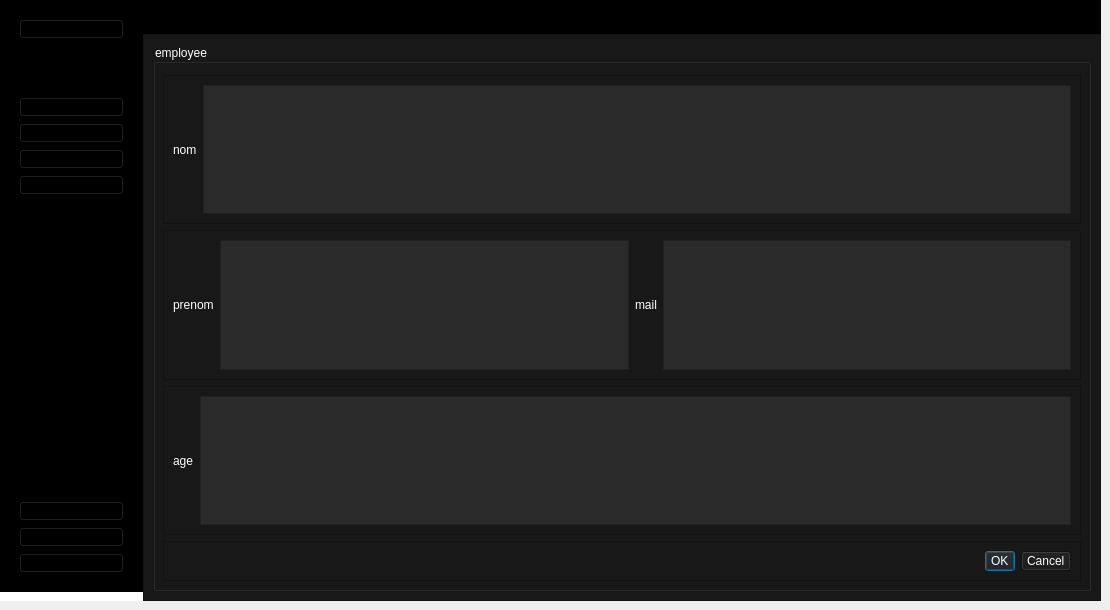
        <widget class="QWidget" name="UpdatePage_5">
         <widget class="QWidget" name="centralwidget_11">
          <property name="geometry">
           <rect>
            <x>0</x>
            <y>0</y>
            <width>1101</width>
            <height>601</height>
           </rect>
          </property>
          <property name="styleSheet">
           <string notr="true">*{
padding:0;
margin:0;
}
QPushButton{
	text-align:left;
	padding:2px 5px;
	font: 75 9pt &quot;MS Shell Dlg 2&quot;;
}
#leftMenuSubContainer QPushButton{
	text-align:left;
	padding:5px 10px;
}</string>
          </property>
          <layout class="QFormLayout" name="formLayout_25">
           <property name="horizontalSpacing">
            <number>0</number>
           </property>
           <property name="verticalSpacing">
            <number>0</number>
           </property>
           <property name="leftMargin">
            <number>0</number>
           </property>
           <property name="topMargin">
            <number>0</number>
           </property>
           <property name="rightMargin">
            <number>0</number>
           </property>
           <property name="bottomMargin">
            <number>0</number>
           </property>
           <item row="0" column="0">
            <widget class="QWidget" name="leftMenuContainer_20" native="true">
             <property name="styleSheet">
              <string notr="true">background-color:#FFF;
</string>
             </property>
             <layout class="QVBoxLayout" name="verticalLayout_105">
              <property name="leftMargin">
               <number>0</number>
              </property>
              <property name="topMargin">
               <number>0</number>
              </property>
              <property name="rightMargin">
               <number>0</number>
              </property>
              <item>
               <widget class="QWidget" name="leftMenuSubContainer_20" native="true">
                <property name="styleSheet">
                 <string notr="true">background-color:rgb(0, 0, 0);</string>
                </property>
                <layout class="QVBoxLayout" name="verticalLayout_106">
                 <item alignment="Qt::AlignTop">
                  <widget class="QFrame" name="UserSideMenu_20">
                   <property name="frameShape">
                    <enum>QFrame::StyledPanel</enum>
                   </property>
                   <property name="frameShadow">
                    <enum>QFrame::Raised</enum>
                   </property>
                   <layout class="QHBoxLayout" name="horizontalLayout_69">
                    <item>
                     <widget class="QPushButton" name="Account_20">
                      <property name="toolTip">
                       <string>User</string>
                      </property>
                      <property name="toolTipDuration">
                       <number>16</number>
                      </property>
                      <property name="text">
                       <string>My account</string>
                      </property>
                      <property name="icon">
                       <iconset>
                        <normalon>icon/user.svg</normalon>
                       </iconset>
                      </property>
                      <property name="iconSize">
                       <size>
                        <width>20</width>
                        <height>20</height>
                       </size>
                      </property>
                     </widget>
                    </item>
                   </layout>
                  </widget>
                 </item>
                 <item alignment="Qt::AlignTop">
                  <widget class="QFrame" name="MainFunctions_20">
                   <property name="sizePolicy">
                    <sizepolicy hsizetype="Preferred" vsizetype="Preferred">
                     <horstretch>0</horstretch>
                     <verstretch>0</verstretch>
                    </sizepolicy>
                   </property>
                   <property name="frameShape">
                    <enum>QFrame::StyledPanel</enum>
                   </property>
                   <property name="frameShadow">
                    <enum>QFrame::Raised</enum>
                   </property>
                   <layout class="QVBoxLayout" name="verticalLayout_107">
                    <item>
                     <widget class="QPushButton" name="HomeBtn_20">
                      <property name="toolTip">
                       <string>Home</string>
                      </property>
                      <property name="text">
                       <string>Home</string>
                      </property>
                      <property name="icon">
                       <iconset>
                        <normaloff>icon/home.svg</normaloff>
                        <normalon>icon/home.svg</normalon>icon/home.svg</iconset>
                      </property>
                      <property name="iconSize">
                       <size>
                        <width>20</width>
                        <height>20</height>
                       </size>
                      </property>
                     </widget>
                    </item>
                    <item>
                     <widget class="QPushButton" name="DataBtn_20">
                      <property name="toolTip">
                       <string>Data</string>
                      </property>
                      <property name="text">
                       <string>Data</string>
                      </property>
                      <property name="icon">
                       <iconset>
                        <normaloff>icon/database.svg</normaloff>
                        <normalon>icon/database.svg</normalon>icon/database.svg</iconset>
                      </property>
                      <property name="iconSize">
                       <size>
                        <width>20</width>
                        <height>20</height>
                       </size>
                      </property>
                     </widget>
                    </item>
                    <item>
                     <widget class="QPushButton" name="addeq_20">
                      <property name="styleSheet">
                       <string notr="true">font: 75 9pt &quot;MS Shell Dlg 2&quot;;</string>
                      </property>
                      <property name="text">
                       <string>ajouter employee</string>
                      </property>
                      <property name="icon">
                       <iconset>
                        <normaloff>icon/plus.svg</normaloff>icon/plus.svg</iconset>
                      </property>
                      <property name="iconSize">
                       <size>
                        <width>20</width>
                        <height>20</height>
                       </size>
                      </property>
                     </widget>
                    </item>
                    <item>
                     <widget class="QPushButton" name="PdfBtn_25">
                      <property name="toolTip">
                       <string>Pdf</string>
                      </property>
                      <property name="text">
                       <string>add maintenance</string>
                      </property>
                      <property name="icon">
                       <iconset>
                        <normaloff>icon/printer.svg</normaloff>
                        <normalon>icon/printer.svg</normalon>icon/printer.svg</iconset>
                      </property>
                      <property name="iconSize">
                       <size>
                        <width>20</width>
                        <height>20</height>
                       </size>
                      </property>
                     </widget>
                    </item>
                    <item>
                     <spacer name="verticalSpacer_134">
                      <property name="orientation">
                       <enum>Qt::Vertical</enum>
                      </property>
                      <property name="sizeHint" stdset="0">
                       <size>
                        <width>20</width>
                        <height>40</height>
                       </size>
                      </property>
                     </spacer>
                    </item>
                    <item>
                     <spacer name="verticalSpacer_135">
                      <property name="orientation">
                       <enum>Qt::Vertical</enum>
                      </property>
                      <property name="sizeHint" stdset="0">
                       <size>
                        <width>20</width>
                        <height>40</height>
                       </size>
                      </property>
                     </spacer>
                    </item>
                    <item>
                     <spacer name="verticalSpacer_136">
                      <property name="orientation">
                       <enum>Qt::Vertical</enum>
                      </property>
                      <property name="sizeHint" stdset="0">
                       <size>
                        <width>20</width>
                        <height>40</height>
                       </size>
                      </property>
                     </spacer>
                    </item>
                    <item>
                     <spacer name="verticalSpacer_137">
                      <property name="orientation">
                       <enum>Qt::Vertical</enum>
                      </property>
                      <property name="sizeHint" stdset="0">
                       <size>
                        <width>20</width>
                        <height>40</height>
                       </size>
                      </property>
                     </spacer>
                    </item>
                    <item>
                     <spacer name="verticalSpacer_138">
                      <property name="orientation">
                       <enum>Qt::Vertical</enum>
                      </property>
                      <property name="sizeHint" stdset="0">
                       <size>
                        <width>20</width>
                        <height>40</height>
                       </size>
                      </property>
                     </spacer>
                    </item>
                    <item>
                     <spacer name="verticalSpacer_139">
                      <property name="orientation">
                       <enum>Qt::Vertical</enum>
                      </property>
                      <property name="sizeHint" stdset="0">
                       <size>
                        <width>20</width>
                        <height>40</height>
                       </size>
                      </property>
                     </spacer>
                    </item>
                    <item>
                     <spacer name="verticalSpacer_140">
                      <property name="orientation">
                       <enum>Qt::Vertical</enum>
                      </property>
                      <property name="sizeHint" stdset="0">
                       <size>
                        <width>20</width>
                        <height>40</height>
                       </size>
                      </property>
                     </spacer>
                    </item>
                   </layout>
                  </widget>
                 </item>
                 <item alignment="Qt::AlignBottom">
                  <widget class="QFrame" name="AppFunction_20">
                   <property name="frameShape">
                    <enum>QFrame::StyledPanel</enum>
                   </property>
                   <property name="frameShadow">
                    <enum>QFrame::Raised</enum>
                   </property>
                   <layout class="QVBoxLayout" name="verticalLayout_108">
                    <item>
                     <widget class="QPushButton" name="SettingsBtn_20">
                      <property name="toolTip">
                       <string>Settings</string>
                      </property>
                      <property name="text">
                       <string>Settings</string>
                      </property>
                      <property name="icon">
                       <iconset>
                        <normaloff>icon/settings.svg</normaloff>
                        <disabledoff>icon/settings.svg</disabledoff>icon/settings.svg</iconset>
                      </property>
                      <property name="iconSize">
                       <size>
                        <width>20</width>
                        <height>20</height>
                       </size>
                      </property>
                     </widget>
                    </item>
                    <item>
                     <widget class="QPushButton" name="HelpBtn_20">
                      <property name="toolTip">
                       <string>Help</string>
                      </property>
                      <property name="text">
                       <string>Help</string>
                      </property>
                      <property name="icon">
                       <iconset>
                        <normaloff>icon/help-circle.svg</normaloff>
                        <normalon>icon/help-circle.svg</normalon>icon/help-circle.svg</iconset>
                      </property>
                      <property name="iconSize">
                       <size>
                        <width>20</width>
                        <height>20</height>
                       </size>
                      </property>
                     </widget>
                    </item>
                    <item>
                     <widget class="QPushButton" name="LogoutBtn_20">
                      <property name="toolTip">
                       <string>Logout</string>
                      </property>
                      <property name="text">
                       <string>Logout</string>
                      </property>
                      <property name="icon">
                       <iconset>
                        <normaloff>icon/log-out.svg</normaloff>
                        <normalon>icon/log-out.svg</normalon>icon/log-out.svg</iconset>
                      </property>
                      <property name="iconSize">
                       <size>
                        <width>20</width>
                        <height>20</height>
                       </size>
                      </property>
                     </widget>
                    </item>
                   </layout>
                  </widget>
                 </item>
                </layout>
               </widget>
              </item>
             </layout>
            </widget>
           </item>
           <item row="0" column="1">
            <widget class="QWidget" name="mainBodyContainer_20" native="true">
             <property name="styleSheet">
              <string notr="true">background-color:rgb(0, 85, 127)</string>
             </property>
             <layout class="QFormLayout" name="formLayout_26">
              <property name="horizontalSpacing">
               <number>0</number>
              </property>
              <property name="verticalSpacing">
               <number>0</number>
              </property>
              <property name="leftMargin">
               <number>0</number>
              </property>
              <property name="topMargin">
               <number>0</number>
              </property>
              <property name="rightMargin">
               <number>0</number>
              </property>
              <property name="bottomMargin">
               <number>0</number>
              </property>
              <item row="0" column="0" colspan="2">
               <widget class="QFrame" name="TopBar_20">
                <property name="styleSheet">
                 <string notr="true">background-color:rgb(0, 0, 0);</string>
                </property>
                <property name="frameShape">
                 <enum>QFrame::StyledPanel</enum>
                </property>
                <property name="frameShadow">
                 <enum>QFrame::Raised</enum>
                </property>
                <layout class="QVBoxLayout" name="verticalLayout_109">
                 <item>
                  <widget class="QLabel" name="Actor_20">
                   <property name="styleSheet">
                    <string notr="true">font: 75 16pt &quot;MS Shell Dlg 2&quot;;
</string>
                   </property>
                   <property name="text">
                    <string>responsable Ressource Humaine </string>
                   </property>
                  </widget>
                 </item>
                </layout>
               </widget>
              </item>
              <item row="1" column="0" colspan="2">
               <widget class="QFrame" name="MainContent_20">
                <property name="styleSheet">
                 <string notr="true">background-color:#181818 ;</string>
                </property>
                <property name="frameShape">
                 <enum>QFrame::StyledPanel</enum>
                </property>
                <property name="frameShadow">
                 <enum>QFrame::Raised</enum>
                </property>
                <layout class="QHBoxLayout" name="horizontalLayout_70">
                 <item>
                  <widget class="QGroupBox" name="groupBox_20">
                   <property name="styleSheet">
                    <string notr="true">font: 75 12pt &quot;MS Shell Dlg 2&quot;;
color:#fff;
</string>
                   </property>
                   <property name="title">
                    <string>employee</string>
                   </property>
                   <layout class="QVBoxLayout" name="verticalLayout_110">
                    <property name="spacing">
                     <number>6</number>
                    </property>
                    <property name="topMargin">
                     <number>30</number>
                    </property>
                    <item>
                     <widget class="QFrame" name="frame_45">
                      <property name="frameShape">
                       <enum>QFrame::StyledPanel</enum>
                      </property>
                      <property name="frameShadow">
                       <enum>QFrame::Raised</enum>
                      </property>
                      <layout class="QHBoxLayout" name="horizontalLayout_71">
                       <item>
                        <widget class="QLabel" name="label_96">
                         <property name="text">
                          <string>nom</string>
                         </property>
                        </widget>
                       </item>
                       <item>
                        <widget class="QTextEdit" name="textEdit_29">
                         <property name="styleSheet">
                          <string notr="true">background-color:#2a2a2a;</string>
                         </property>
                        </widget>
                       </item>
                      </layout>
                     </widget>
                    </item>
                    <item>
                     <widget class="QFrame" name="frame_46">
                      <property name="frameShape">
                       <enum>QFrame::StyledPanel</enum>
                      </property>
                      <property name="frameShadow">
                       <enum>QFrame::Raised</enum>
                      </property>
                      <layout class="QHBoxLayout" name="horizontalLayout_72">
                       <item>
                        <widget class="QLabel" name="label_97">
                         <property name="text">
                          <string>prenom</string>
                         </property>
                        </widget>
                       </item>
                       <item>
                        <widget class="QTextEdit" name="textEdit_30">
                         <property name="styleSheet">
                          <string notr="true">background-color:#2a2a2a;</string>
                         </property>
                        </widget>
                       </item>
                       <item>
                        <widget class="QLabel" name="label_98">
                         <property name="text">
                          <string>mail</string>
                         </property>
                        </widget>
                       </item>
                       <item>
                        <widget class="QTextEdit" name="textEdit_31">
                         <property name="styleSheet">
                          <string notr="true">background-color:#2a2a2a;</string>
                         </property>
                        </widget>
                       </item>
                      </layout>
                     </widget>
                    </item>
                    <item>
                     <widget class="QFrame" name="frame_47">
                      <property name="frameShape">
                       <enum>QFrame::StyledPanel</enum>
                      </property>
                      <property name="frameShadow">
                       <enum>QFrame::Raised</enum>
                      </property>
                      <layout class="QHBoxLayout" name="horizontalLayout_73">
                       <item>
                        <widget class="QLabel" name="label_99">
                         <property name="text">
                          <string>age</string>
                         </property>
                        </widget>
                       </item>
                       <item>
                        <widget class="QTextEdit" name="textEdit_32">
                         <property name="styleSheet">
                          <string notr="true">background-color:#2a2a2a;</string>
                         </property>
                        </widget>
                       </item>
                      </layout>
                     </widget>
                    </item>
                    <item>
                     <widget class="QFrame" name="frame_48">
                      <property name="frameShape">
                       <enum>QFrame::StyledPanel</enum>
                      </property>
                      <property name="frameShadow">
                       <enum>QFrame::Raised</enum>
                      </property>
                      <layout class="QHBoxLayout" name="horizontalLayout_74">
                       <item>
                        <widget class="QDialogButtonBox" name="buttonBox_9">
                         <property name="standardButtons">
                          <set>QDialogButtonBox::Cancel|QDialogButtonBox::Ok</set>
                         </property>
                        </widget>
                       </item>
                      </layout>
                     </widget>
                    </item>
                   </layout>
                  </widget>
                 </item>
                </layout>
               </widget>
              </item>
             </layout>
            </widget>
           </item>
          </layout>
         </widget>
        </widget>
